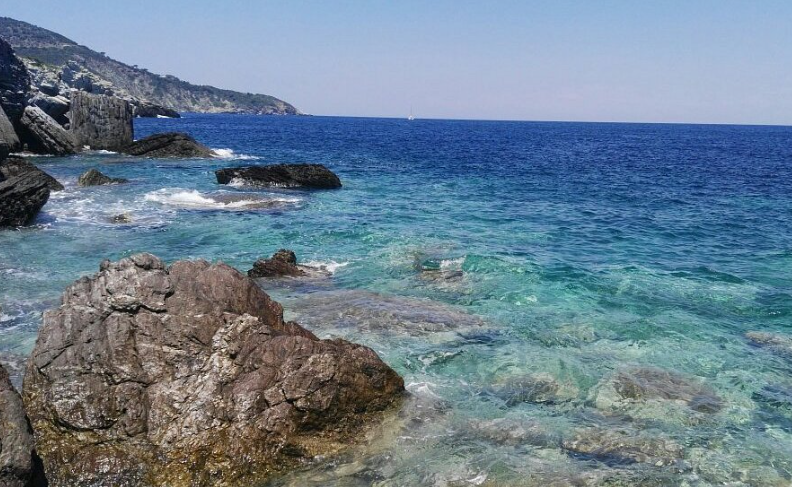
#> input picture input.png, 792 x 487 px, given in place of input.jpg, which was not available
$ python 'import cv2.py'
#> lines starting #> are read from the running program, lines starting #| are printed output that depends on the picture; pictures that were not available may be replaced by others from this repository, and a replacement may not be noted
import cv2
import numpy as np
import matplotlib.pyplot as plt

# 1. Load image
img = cv2.imread("input.jpg")
#> img is the input picture: shape (487, 792, 3); mean B, G, R 145.1, 128.4, 107.9

if img is None:
    raise FileNotFoundError("Put an image named 'input.jpg' in the same folder.")

# OpenCV loads BGR, convert to RGB for display
img_rgb = cv2.cvtColor(img, cv2.COLOR_BGR2RGB)

# 2. Convert to grayscale
gray = cv2.cvtColor(img, cv2.COLOR_BGR2GRAY)
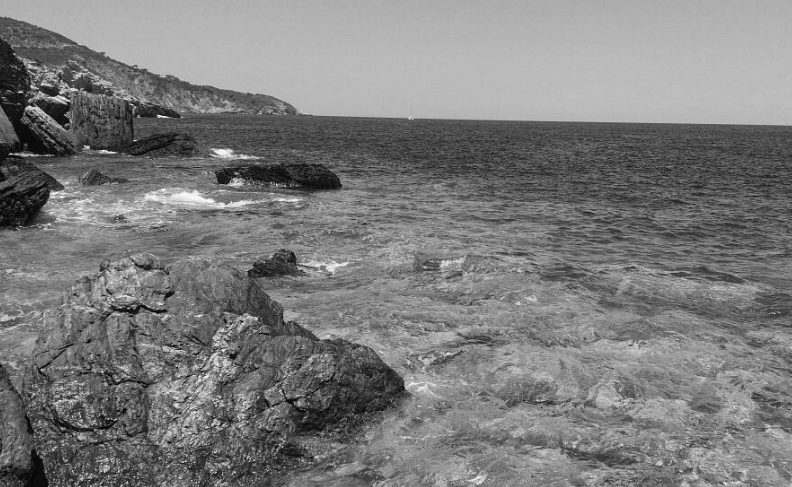
#> gray: shape (487, 792); min 0, max 254, mean 124.2

# 3. Simulate low-resolution implant grid
grid_size = 16  # try 8, 16, 32
small = cv2.resize(gray, (grid_size, grid_size), interpolation=cv2.INTER_AREA)

# 4. Normalize values to 0-1
small_norm = small / 255.0

# 5. Create phosphene-style output
# Start with blank black image
output_size = 400
phosphene = np.zeros((output_size, output_size), dtype=np.float32)

cell_size = output_size // grid_size

for y in range(grid_size):
    for x in range(grid_size):
        intensity = small_norm[y, x]

        # center of each phosphene dot
        cx = x * cell_size + cell_size // 2
        cy = y * cell_size + cell_size // 2

        # draw a filled circle with brightness based on intensity
        radius = max(2, int(cell_size * 0.25))
        cv2.circle(phosphene, (cx, cy), radius, float(intensity), -1)
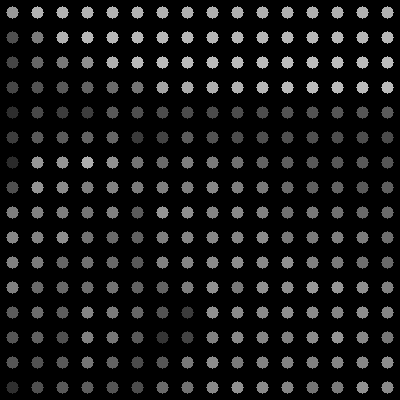
#> phosphene: shape (400, 400) float32; min 0, max 0.733, mean 0.088

# 6. Blur to make dots glow more naturally
phosphene = cv2.GaussianBlur(phosphene, (0, 0), sigmaX=6, sigmaY=6)
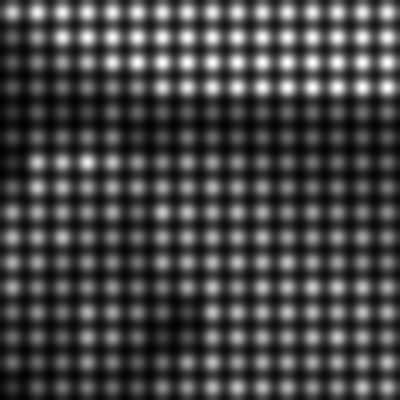
#> phosphene: shape (400, 400) float32; min 0.0114, max 0.289, mean 0.0883; drawn with min black and max white

# 7. Show results
fig, axes = plt.subplots(1, 4, figsize=(16, 4))

axes[0].imshow(img_rgb)
axes[0].set_title("Original")
axes[0].axis("off")

axes[1].imshow(gray, cmap="gray")
axes[1].set_title("Grayscale")
axes[1].axis("off")

axes[2].imshow(small, cmap="gray", interpolation="nearest")
axes[2].set_title(f"{grid_size}x{grid_size} Electrode Grid")
axes[2].axis("off")

axes[3].imshow(phosphene, cmap="gray")
axes[3].set_title("Simulated Phosphene Output")
axes[3].axis("off")

plt.tight_layout()
plt.show()
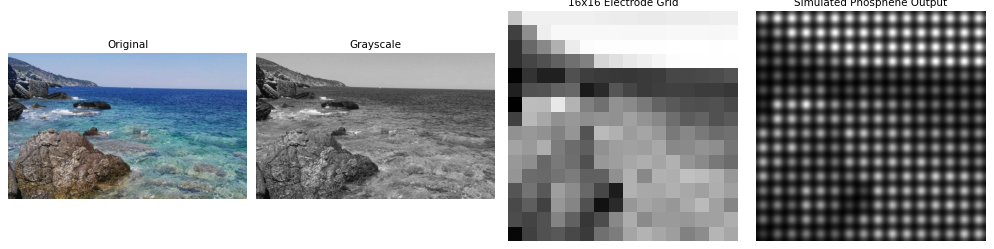
#> figure drawn by matplotlib, 4 panels
